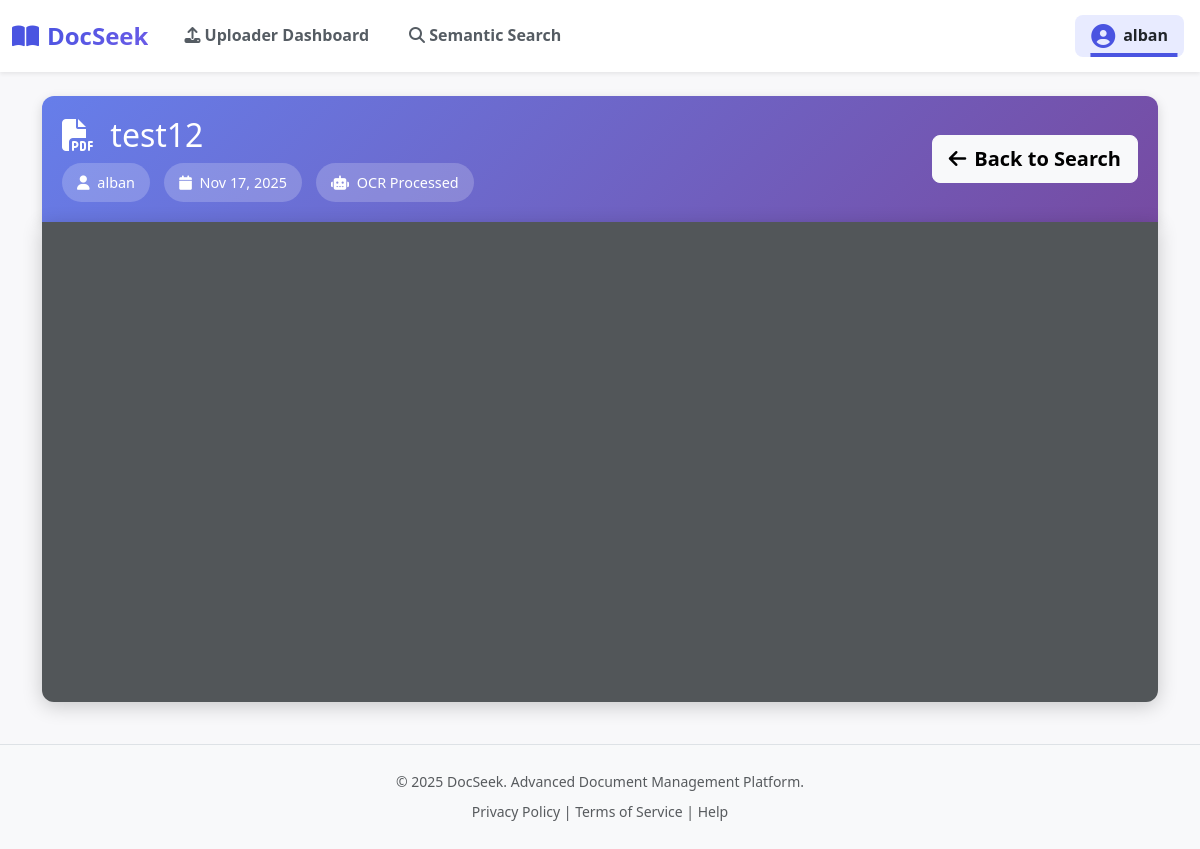
Screenshot of /documents/view/81/ (signed in) with the database file from the repository.
### doc_manager/models.py (models this page shows, shortened)
class Document(models.Model):
    DOCUMENT_TYPES = [
        ('native', 'Native PDF'),
        ('scanned', 'Scanned PDF'),
    ]
    PROCESSING_STATES = [
        ('pending', 'Pending'),
        ('ocr_queued', 'OCR Queued'),
        ('ocr_processing', 'OCR Processing'),
        ('ocr_completed', 'OCR Completed'),
        ('ocr_failed', 'OCR Failed'),
        ('rag_processing', 'RAG Processing'),
        ('completed', 'Completed'),
        ('failed', 'Failed'),
    ]
    uploader = models.ForeignKey(User, on_delete=models.CASCADE)
    file = models.FileField(upload_to='documents/%Y/%m/%d/')
    title = models.CharField(max_length=100)
    uploaded_at = models.DateTimeField(auto_now_add=True)
    document_type = models.CharField(
        max_length=20,
        choices=DOCUMENT_TYPES,
        default='native'
    )
    processing_state = models.CharField(
        max_length=20,
        choices=PROCESSING_STATES,
        default='pending'
    )
    is_processed = models.BooleanField(default=False)
    processing_output = models.TextField(blank=True, null=True)
    ocr_text = models.TextField(blank=True, null=True, help_text="Extracted text from OCR")
    ocr_completed_at = models.DateTimeField(null=True, blank=True)
    ocr_error = models.TextField(blank=True, null=True)
    processed_file = models.FileField(
        upload_to='documents/processed/%Y/%m/%d/',
        null=True,
        blank=True,
        help_text="PDF with OCR text layer"
    )
    class Meta:
        ordering = ['-uploaded_at']

### doc_manager/views.py (the view)
# urls.py: path("view/<int:pk>/", views.DocumentViewerView.as_view(), name='document_viewer'),
class DocumentViewerView(LoginRequiredMixin, DetailView):
    model = Document
    template_name = 'doc_manager/document_viewer.html'
    context_object_name = 'document'
    def get_context_data(self, **kwargs):
        context = super().get_context_data(**kwargs)
        page_number = self.request.GET.get('page', 1)
        try:
            page_number = int(page_number)
        except (ValueError, TypeError):
            page_number = 1
        context['initial_page'] = page_number
        document = self.get_object()
        if document.processed_file:
            context['pdf_url'] = document.processed_file.url
        else:
            context['pdf_url'] = document.file.url
        return context

### doc_manager/templates/doc_manager/document_viewer.html
{% extends 'base.html' %}
{% load static %}
{% block extra_css %}
<link rel="stylesheet" href="{% static 'css/doc_manager/document_viewer.css' %}">
{% endblock %}
{% block content %}
<div class="viewer-container">
    <div class="viewer-header">
        <div class="d-flex justify-content-between align-items-center flex-wrap gap-3">
            <div>
                <h2 class="mb-2">
                    <i class="fas fa-file-pdf me-2"></i>
                    {{ document.title }}
                </h2>
                <div>
                    <span class="document-info-badge">
                        <i class="fas fa-user me-1"></i>
                        {{ document.uploader.username }}
                    </span>
                    <span class="document-info-badge">
                        <i class="fas fa-calendar me-1"></i>
                        {{ document.uploaded_at|date:"M d, Y" }}
                    </span>
                    {% if document.document_type == 'scanned' %}
                    <span class="document-info-badge">
                        <i class="fas fa-robot me-1"></i>
                        OCR Processed
                    </span>
                    {% endif %}
                </div>
            </div>
            <div>
                <a href="{% url 'document_list' %}" class="btn btn-light btn-lg">
                    <i class="fas fa-arrow-left me-2"></i>Back to Search
                </a>
            </div>
        </div>
    </div>
    <div class="pdf-viewer-wrapper">
        <iframe id="pdf-viewer"
                src="/static/pdfjs/web/viewer.html?file={% url 'serve_document' document.pk %}#page={{ initial_page }}"
                allowfullscreen>
        </iframe>
    </div>
{% endblock %}

### templates/base.html (shortened to what this page needs)
{% load static %}
<!DOCTYPE html>
<html lang="en">
<head>
    <link href="https://cdn.jsdelivr.net/npm/bootstrap@5.3.3/dist/css/bootstrap.min.css" rel="stylesheet"
>
    <link rel="stylesheet" href="https://cdnjs.cloudflare.com/ajax/libs/font-awesome/6.5.2/css/all.min.css"
>
    <link rel="stylesheet" href="{% static 'css/base.css' %}">
    {% block extra_css %}{% endblock %}
</head>
<body>
    <nav class="navbar navbar-expand-lg navbar-light bg-light shadow-sm sticky-top" role="navigation" aria-label="Main navigation">
        <div class="container-fluid">
            <a class="navbar-brand d-flex align-items-center" href="{% url 'home' %}" aria-label="DocSeek Home">
                <i class="fas fa-book-open me-2" aria-hidden="true"></i>
                <span class="brand-text">DocSeek</span>
            </a>
            <div class="collapse navbar-collapse" id="navbarNav">
                <ul class="navbar-nav me-auto mb-2 mb-lg-0">
                    {% if user.is_authenticated %}
                        {% if user.profile.is_uploader %}
                        <li class="nav-item">
                            <a class="nav-link {% if request.resolver_match.url_name == 'uploader_dashboard' %}active{% endif %}"
                               href="{% url 'uploader_dashboard' %}"
                               aria-current="{% if request.resolver_match.url_name == 'uploader_dashboard' %}page{% endif %}">
                                <i class="fas fa-upload" aria-hidden="true"></i>
                                <span>Uploader Dashboard</span>
                            </a>
                        </li>
                        {% endif %}
                        {% if user.profile.is_searcher %}
                        <li class="nav-item">
                            <a class="nav-link {% if request.resolver_match.url_name == 'document_list' %}active{% endif %}"
                               href="{% url 'document_list' %}"
                               aria-current="{% if request.resolver_match.url_name == 'document_list' %}page{% endif %}">
                                <i class="fas fa-search" aria-hidden="true"></i>
                                <span>Semantic Search</span>
                            </a>
                        </li>
                        {% endif %}
                    {% endif %}
                </ul>
                <ul class="navbar-nav ms-auto">
                    {% if user.is_authenticated %}
                        <li class="nav-item dropdown">
                            <a class="nav-link dropdown-toggle d-flex align-items-center user-dropdown-toggle"
                               href="#"
                               id="navbarDropdownUser"
                               role="button"
                               data-bs-toggle="dropdown"
                               aria-expanded="false"
                               aria-haspopup="true">
                                <i class="fas fa-user-circle user-icon me-2" aria-hidden="true"></i>
                                <span class="user-name d-none d-lg-inline">{{ user.username }}</span>
                            </a>
                        </li>
                    {% endif %}
                </ul>
            </div>
        </div>
    </nav>
    <main id="main-content" class="container main-content mt-4 mb-5" role="main">
        {% block content %}
        {% endblock content %}
    </main>
    <footer class="footer mt-auto py-4 bg-light border-top">
        <div class="container text-center">
            <p class="text-muted mb-1">
                <small>&copy; {% now "Y" %} DocSeek. Advanced Document Management Platform.</small>
            </p>
            <p class="text-muted mb-0">
                <small>
                    <a href="#" class="text-decoration-none text-muted">Privacy Policy</a> |
                    <a href="#" class="text-decoration-none text-muted">Terms of Service</a> |
                    <a href="#" class="text-decoration-none text-muted">Help</a>
                </small>
            </p>
        </div>
    </footer>
</body>
</html>

### static/css/base.css (style rules this page uses)
:root { --primary-color: #4a54e1; --primary-hover: #3c45cc; --primary-light: #e8ebff; --primary-lighter: #f4f5fd; --success-color: #28a745; --danger-color: #dc3545; --warning-color: #ffc107; --info-color: #17a2b8; --bg-main: #f8f8fa; --bg-white: #ffffff; --bg-light: #f8f9fa; --text-primary: #212529; --text-secondary: #555c63; --text-muted: #6c757d; --shadow-sm: 0 2px 6px rgba(0, 0, 0, 0.05); --shadow-md: 0 4px 12px rgba(0, 0, 0, 0.08); --shadow-lg: 0 8px 24px rgba(0, 0, 0, 0.12); --border-radius: 8px; --border-radius-lg: 12px; --transition-fast: 0.15s ease-in-out; --transition-normal: 0.2s ease-in-out; --transition-slow: 0.3s ease-in-out; }
* { box-sizing: border-box; }
html { scroll-behavior: smooth; }
body { background-color: var(--bg-main); font-family: 'Segoe UI', 'Roboto', 'Helvetica Neue', Arial, sans-serif; color: var(--text-primary); line-height: 1.6; min-height: 100vh; display: flex; flex-direction: column; }
main { flex: 1; }
.btn { border-radius: var(--border-radius); font-weight: 600; transition: all var(--transition-normal); position: relative; overflow: hidden; }
.btn i { margin-right: 0.4rem; }
.navbar { background-color: var(--bg-white) !important; box-shadow: var(--shadow-md); padding-top: 0.75rem; padding-bottom: 0.75rem; transition: box-shadow var(--transition-normal); }
.navbar-brand { font-weight: 800; font-size: 1.5rem; color: var(--primary-color) !important; transition: all var(--transition-normal); display: flex; align-items: center; }
.brand-text { background: linear-gradient(135deg, var(--primary-color) 0%, #6c5ce7 100%); -webkit-background-clip: text; -webkit-text-fill-color: transparent; background-clip: text; }
.navbar-nav .nav-link { font-weight: 600; color: var(--text-secondary); transition: all var(--transition-normal); padding: 0.5rem 1rem !important; border-radius: var(--border-radius); margin: 0 0.25rem; position: relative; }
.navbar-nav .nav-link::after { content: ''; position: absolute; bottom: 0; left: 50%; transform: translateX(-50%); width: 0; height: 2px; background: var(--primary-color); transition: width var(--transition-normal); }
.navbar-nav .nav-link.active { color: var(--primary-color) !important; background-color: var(--primary-light); font-weight: 700; }
.navbar-nav .nav-link.active::after { width: 80%; }
.user-icon { font-size: 1.5rem; color: var(--primary-color); transition: transform var(--transition-normal); }
.user-name { font-weight: 600; color: var(--text-primary); }
.user-dropdown-toggle { min-width: 50px; }
@media (min-width: 992px) { .user-dropdown-toggle { min-width: auto; } }
.main-content { min-height: 60vh; animation: fadeIn 0.5s ease-in; }
.footer { background-color: var(--bg-light); margin-top: auto; }
.footer a { transition: color var(--transition-fast); }

### static/css/doc_manager/document_viewer.css (style rules this page uses)
.viewer-container { max-width: 100%; height: calc(100vh - 200px); margin: 0 auto; }
.viewer-header { background: linear-gradient(135deg, #667eea 0%, #764ba2 100%); color: white; padding: 20px; border-radius: 12px 12px 0 0; box-shadow: 0 4px 12px rgba(0,0,0,0.15); }
.pdf-viewer-wrapper { background: #525659; border-radius: 0 0 12px 12px; overflow: hidden; box-shadow: 0 4px 20px rgba(0,0,0,0.2); height: calc(100% - 120px); }
#pdf-viewer { width: 100%; height: 100%; border: none; }
.document-info-badge { background: rgba(255,255,255,0.2); padding: 8px 15px; border-radius: 20px; font-size: 0.9rem; display: inline-block; margin-right: 10px; }

### rows the page displays
Document: title "test12", uploader.username "alban", uploaded_at "Nov 17, 2025"

### other values shown
{{ user.username }} "alban"
